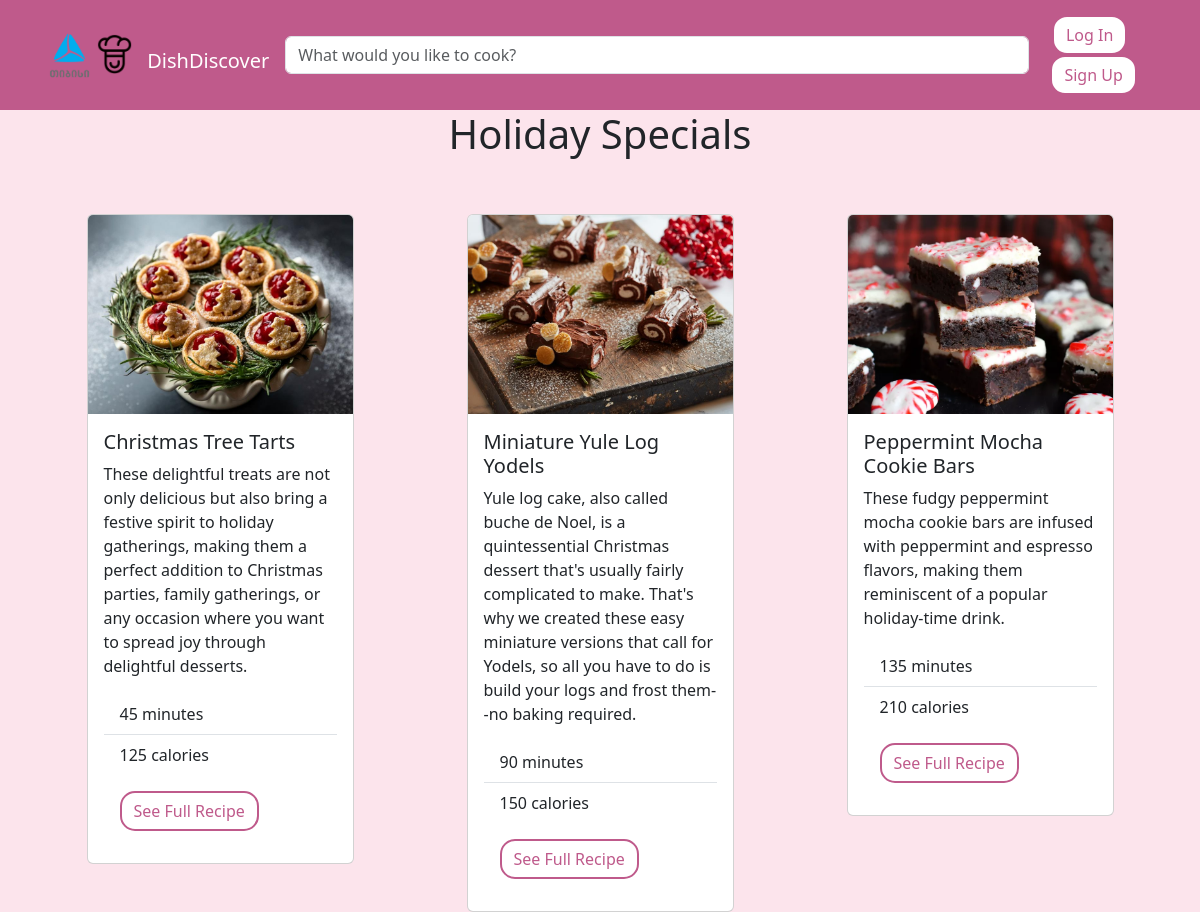
/holiday_specials, run on the app's committed database.
### models.py (models this page shows)
class Recipe(database.Model):
    id = Column(Integer, primary_key=True)
    title = Column(String(100), nullable=False)
    file = Column(String(255), nullable=False)
    description = Column(Text, nullable=False)
    cooking_time = Column(Text, nullable=True)
    calories = Column(Integer, nullable=True)
    ingredients = Column(Text, nullable=False)
    instructions = Column(Text, nullable=False)
    user_id = Column(Integer, ForeignKey('user.id'), nullable=False)
    category_id = database.Column(Integer, ForeignKey('category.id'), nullable=False)

### routes.py (the view)
@app.route('/holiday_specials')
def holiday_specials():
    category_name = 'holiday specials'
    category = Category.query.filter_by(name=category_name).first()
    if category:
        recipes = Recipe.query.filter_by(category=category).all()
        return render_template('holiday_specials.html', recipes=recipes)

### templates/holiday_specials.html (shortened to what this page needs)
{% extends "base.html" %}
{% block content %}
<h1>Holiday Specials</h1>
<div class="container">
    <div class="row"> {% for recipe in recipes %}
        <div class="col-md-4 mt-4"> {% include "recipecard.html" %}
        </div>
        {% endfor %}
    </div>
</div>
{% endblock %}

### templates/base.html (shortened to what this page needs)
<!DOCTYPE html>
<html lang="en">
<head>
    <link href="https://cdn.jsdelivr.net/npm/bootstrap@5.3.2/dist/css/bootstrap.min.css" rel="stylesheet">
    <link href="https://cdnjs.cloudflare.com/ajax/libs/font-awesome/5.15.4/css/all.min.css" rel="stylesheet">
</head>
<body>
<nav class="navbar navbar-expand-lg">
    <div class="container-md">
        <a href="https://www.tbceducation.ge/">
            <img src="/static/files/tbc-logo.png" width="55" height="55">
        </a>
        <a class="navbar-brand" href="{{ url_for('home') }}">
            <img src="/static/logo2.png" width="35" height="40" class="d-inline-block align-text-bottom">
            DishDiscover
        </a>
        <form class="d-flex col-md-8 ml-3">
            <input class="form-control" type="search" placeholder="What would you like to cook?" aria-label="Search">
        </form>
        <div class="btn ms-auto" role="group" aria-label="Basic mixed styles example">
            {% if current_user.is_authenticated %}
            <div class="dropdown">
                <button class="btn btn-secondary dropdown-toggle" type="button" data-bs-toggle="dropdown"
                        aria-expanded="false">
                    <i class="fas fa-user-circle"
                       style="{% if current_user.role == 'admin' %}color: pink;{% else %}color: white;{% endif %}"></i>
                </button>
                <ul class="dropdown-menu">
                    <li>
                        <form action="{{ url_for('profile') }}" method='post'>
                            <button class="dropdown-item" type="submit">Profile</button>
                        </form>
                    </li>
                    <li>
                        <form action="{{ url_for('logout') }}" method='post'>
                            <button class="dropdown-item" type="submit">Log out</button>
                        </form>
                    </li>
                </ul>
            </div>
            {% else %}
            <a class="btn btn-primary me-2 fancy-btn" href="{{ url_for('login') }}">Log In</a>
            <a class="btn btn-primary fancy-btn" href="{{ url_for('signup') }}">Sign Up</a>
            {% endif %}
        </div>
    </div>
</nav>
{% block content %}
{% endblock %}
</body>
</html>

### templates/recipecard.html (shortened to what this page needs)
<!DOCTYPE html>
<html lang="en">
<head>
</head>
<body>
    <div class="col-md-4 mt-4 mx-auto w-75">
        <div class="card">
            <img src="{{ url_for('static', filename='files/' + recipe.file) }}" class="card-img-top"
                 alt="Recipe Image">
            <div class="card-body">
                <h5 class="card-title">{{ recipe.title }}</h5>
                <p class="card-text">{{ recipe.description }}</p>
                <ul class="list-group list-group-flush">
                    <li class="list-group-item">{{ recipe.cooking_time }} minutes</li>
                    <li class="list-group-item">{{ recipe.calories }} calories</li>
                </ul>
                <div class="card-body">
                    <a class="btn btn-primary me-2 fancy-btn"
                       href="{{ url_for('recipe', recipe_id=recipe.id) }}">See Full Recipe</a>
                </div>
            </div>
        </div>
    </div>
</body>
</html>

### templates/base.html (style rules this page uses)
body { background-color: #fce4ec; }
.navbar { background-color: #bf5a8b; }
.navbar-brand { color: #fff; }
.navbar-brand img { width: 35px; height: 40px; margin-right: 10px; }
.form-control { background-color: #fff; color: #333; }
.fancy-btn { background-color: #fff; color: #bf5a8b; border: 2px solid #bf5a8b; border-radius: 15px; }
.d-flex { justify-content: flex-end; }

### templates/holiday_specials.html (style rules this page uses)
h1 { text-align: center; }
.container { display: flex; flex-wrap: wrap; }

### data on the page
Recipe: file (picture), title "Christmas Tree Tarts", description "These delightful treats are not only delicious but also bring a festive spirit to holiday gatherings, making them a perfect addition to Christmas parties, family gatherings, or any occasion where you want to spread joy through delightful desserts.", cooking_time "45", calories "125"
Recipe: file (picture), title "Miniature Yule Log Yodels", description "Yule log cake, also called buche de Noel, is a quintessential Christmas dessert that's usually fairly complicated to make. That's why we created these easy miniature versions that call for Yodels, so all you have to do is build your logs and frost them--no baking required.", cooking_time "90", calories "150"
Recipe: file (picture), title "Peppermint Mocha Cookie Bars", description "These fudgy peppermint mocha cookie bars are infused with peppermint and espresso flavors, making them reminiscent of a popular holiday-time drink.", cooking_time "135", calories "210"
